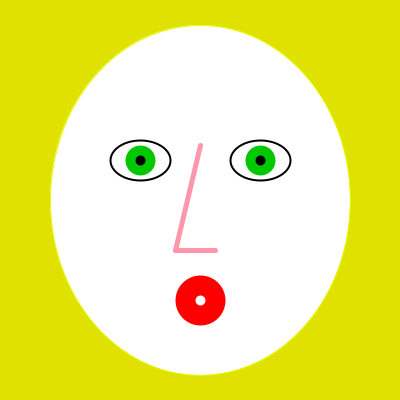
Frame 1 (no input)
Frame 60 (the mouse pressed at the canvas centre just before this capture): identical to frame 1, image omitted
Frame 120 (the mouse held since frame 60 and released just before this capture): identical to frame 1, image omitted

The Processing sketch that drew this single still picture (run headless with seeded random() and noise(); from frame 60 on, the mouse is pressed at the canvas centre):

// Processing sketch: processing_7671
// ── processing_7671.pde

void setup()
{
  size (400, 400);
background(225, 225, 0);
smooth();
stroke(225, 250, 0);
//head
ellipse(200, 200, 300, 350);



//eyes
noFill();
strokeWeight(2);
stroke(0);
ellipse(140, 160, 60, 40);
ellipse(260, 160, 60, 40);
stroke(0, 200, 0);
strokeWeight(30);
point(140, 160);
point(260, 160);
stroke(0);
strokeWeight(10);
point(140, 160);
point (260, 160);
//nose
noFill();
strokeWeight(5);
stroke(255, 150, 170);
line(200, 145, 175, 250);
line(175, 250, 215, 250);
//mouth
 strokeWeight(30);
 stroke(255, 0, 0);
 ellipse(200, 300, 20, 20);

}
void draw()
{
  if (key=='g')
  {
    //groovy glasses
    stroke(200, 0, 0);
    fill(200, 0, 0);
    strokeWeight(15);
    ellipse(140, 160, 90, 80);
    ellipse(260, 160, 90, 80);
    line(170, 160, 220, 160);
    line(58, 150, 120, 160);
    line(310, 155, 340, 150);
    stroke(150, 0, 200);
    ellipse(140, 160, 70, 60);
    ellipse(260, 160, 70, 60);
    stroke(100, 0, 250);
    ellipse(140, 160, 50, 40);
    ellipse(260, 160, 50, 40);
    stroke(0, 0, 250);
    ellipse(140, 160, 30, 20);
    ellipse(260, 160, 30, 20);
    //groovy mouth
    stroke(255, 0, 0);
    strokeWeight(6);
    ellipse(200, 300, 40, 40);
  }
  if(key== 'd')
  {
    //dots
    stroke(0, 200, 100);
    strokeWeight(40);
    ellipse(360, 360, 5, 5);
     ellipse(10, 10, 10, 10);
    ellipse(360, 20, 15, 10);
    stroke(150, 0, 150);
    ellipse(50, 75, 10, 5);
   ellipse(40, 350, 15, 15);
   stroke(100, 100, 255);
   strokeWeight(60);
    ellipse(20, 370, 10, 10);
   ellipse(300, 365, 10, 5);
   ellipse(60, 85, 5, 5);
   stroke(210, 30, 30);
   ellipse (365, 350, 3, 3);
   ellipse(375, 20, 4, 4);
   ellipse(350, 50, 10, 5);
    
}
}
